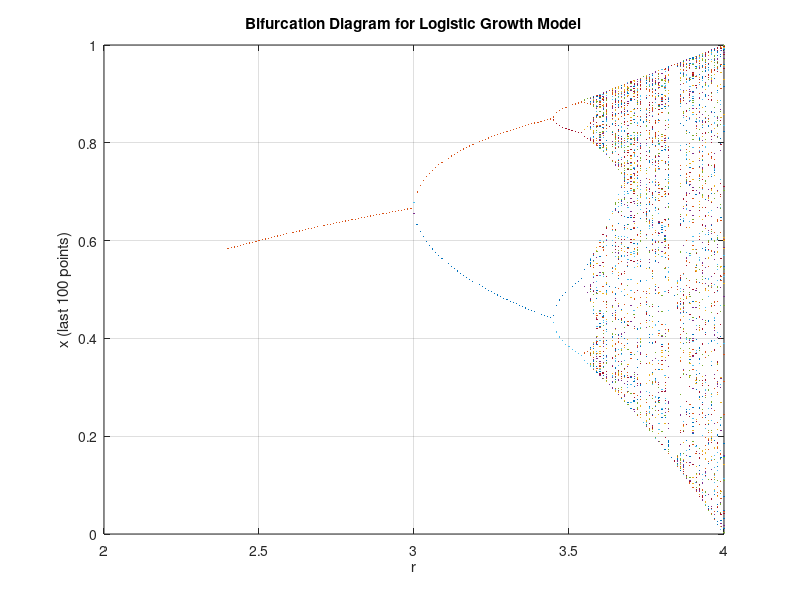

Source code (MATLAB):
function bifurcationDiagram()
    % Parameters
    numTimeSteps = 500;   % Total number of time steps for each r
    numIterations = 100;  % Number of iterations to store for the bifurcation diagram
    r_values = 2.4:0.01:4; % Range of 'r' values from 2.4 to 4 in increments of 0.01
    
    % Initialize a matrix to store the values of x for each 'r'
    x_values = zeros(numIterations, length(r_values));
    
    % Iterate through each 'r' value and simulate the logistic growth model
    for i = 1:length(r_values)
        r = r_values(i);
        x = logisticGrowthSimulation(r, 0.4, numTimeSteps);
        
        % Store the last 100 values of 'x'
        x_values(:, i) = x(end-99:end);
    end
    
    % Plot the bifurcation diagram
    figure;
    plot(r_values, x_values, '.', 'MarkerSize', 1);
    xlabel('r');
    ylabel('x (last 100 points)');
    title('Bifurcation Diagram for Logistic Growth Model');
    grid on;
end

function x = logisticGrowthSimulation(r, x0, numTimeSteps)
    % r: Parameter value
    % x0: Initial value of x at k = 1
    % numTimeSteps: Number of time steps to simulate the model
    
    % Initialize an array to store the values of x for each time step
    x = zeros(1, numTimeSteps);
    x(1) = x0; % Set the initial value of x
    
    % Iterate through the logistic map equation to calculate x for each time step
    for k = 1:numTimeSteps-1
        x(k+1) = r * x(k) * (1 - x(k));
    end
end





